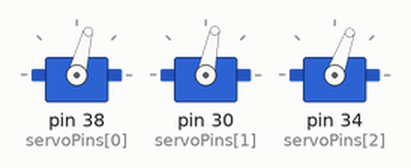
This sketch was run on a simulated Arduino Mega 2560, built with avr-gcc and run on an emulated ATmega2560. Shown: 3 × servo.

Above: at 0.05 s.
At 8.0 s:
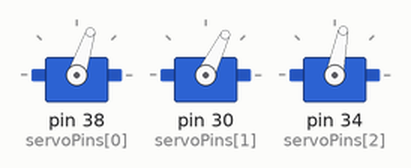
Timing chart, 0 to 10.4 s (numbered marks = the images above):
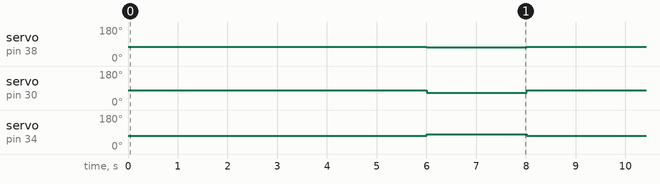

Measured:
- by itself, servo on pin 38 (servoPins[0]): alternates 75° for 6.0 s and 72° for 2.0 s
- by itself, servo on pin 30 (servoPins[1]): alternates 78° for 6.0 s and 64° for 2.0 s
- by itself, servo on pin 34 (servoPins[2]): alternates 79° for 2.0 s and 70° for 6.0 s

The sketch:

dance.ino
```cpp
/*
 * dance.ino
 *
 * Direct the delta-arm to move through a series of specified positions with a pause between.
 *
 * see https://www.robotshop.com/en/arduino-sensor-shield-shd012.html?gclid=Cj0KCQjwtOLVBRCZARIsADPLtJ08Ib3VOUE-uZ5oDILBzgPGTzQgLwduga0wNy5vcjuYhYkuAUX8p0AaAsy4EALw_wcB
 * also http://yourduino.com/sunshop//index.php?l=product_detail&p=195
 * for more info on the servo shield
*/

#include <Servo.h>

// uncomment the following line to enable debug print statements
// #define DEBUG

#include "DebugUtils.h"

// delta arm dimensions and leg locations (in degrees)
double thighLength = 24;    // length of the thigh segment in cm
double shinLength = 51.1;     // length of the shin segment in cm
double effectorLength = 7.5;  // distance from center of effector to pivot point of shin attachment, in cm
double baseLength = 9;      // distnace from center of base to pivot point of thigh attachment, in cm
double gripperLength = 17;   // distance from center of effector to the "gripping point"
// angles for servos 1, 2, and 3, respectively
double phi[] = {270, 150, 30}; // rotational location of each leg, in degrees.

// servo pins on arduino
Servo myServos[3];
// arduino mega digital pins for servos 1, 2, and 3, respectively
int servoPins[] = {38, 30, 34};

// this array will hold the required angles for the three servos that control the arm
int servoAngle[] = {0, 0, 0};
int servoBias[] = {-15, -12, -20};


void setup() {
#ifdef DEBUG
  // start serial port at 9600 bps:
  Serial.begin(9600);
  while (!Serial) {
    ; // wait for serial port to connect. Needed for native USB port only
  }
#endif
  // convert phi to radians, simplifying the math later on
  for (int i = 0; i < 3; i++) {
    phi[i] = convertToRadians(phi[i]);
  }
  // set up the servo motors
  for (int i = 0; i < 3; i++) {
    myServos[i].attach(servoPins[i]);
  }
}

void loop() {
  bool valid = true;  // is the target location bogus?

  // locations to move the arm to, one after another
  // these will hold arrays of desired locations of the effector/gripper/hand;
  // note that "xPrime" is the distance to the right
  //           "zPrime" is the distance to the front
  //           "yPrime" is the distance down below the base (should be negative, but it doesn't really matter)
  double xPrime[] = {0, 0, 0, 10};
  double yPrime[] = { -61.285, -61.285, -61.285, -61.285};
  double zPrime[] = {0, 0, 0, 0};

  // loop through all of the required gripper positions, pausing between
  for (int j = 0; j < 4; j++) {
    valid = calculateServoAngles(xPrime[j], yPrime[j], zPrime[j]);


    // set the servos to the appropriate angles
    // keep this loop separate from the others to ensure all servos are set is rapid order
    // (keep the legs from going whacko!)
    if (valid) {
      for (int i = 0; i < 3; i++) {
        myServos[i].write(servoAngle[i]);
        DEBUG_PRINT(String(servoAngle[0]) + " " + String(servoAngle[1]) + " " + String(servoAngle[2]));
      }
      delay(2000);  // wait 2 seconds before moving to another position
    }
  }
}

double convertToRadians(double angle) {
  return angle / 180.*PI;
}

double convertToDegrees(double angle) {
  return angle / PI * 180. ;
}

/*
  Function calculateServoAngles
  Purpose: calculate required angles for 3 servos to position the gripper at the specified location (xPrime,yPrime,ZPrime)
  Arguments:
	double xPrime - gripper location to the right of the arm centerline
	double yPrime - gripper location down below the base (should be negative, but it doesn't really matter)
	double zPrime - gripper location to the front of the arm centerline
  Returns:
	boolean - True if all servo angles are valid, False otherwise
*/
double x, y, z, c, tempData, a, alpha, beta;
bool calculateServoAngles(double xPrime, double yPrime, double zPrime) {
  // calculate angle of each of three servos for the current gripper position
  for (int i = 0; i < 3; i++) {
    x = xPrime * cos(phi[i]) - zPrime * sin(phi[i]);
    // deal with possible sign confusion with yPrime and adjust for gripper length
    y = -abs(yPrime) + gripperLength;
    z = xPrime * sin(phi[i]) + zPrime * cos(phi[i]);
    tempData = x + effectorLength - baseLength;
    c = sqrt(tempData * tempData + y * y);
    // check for valid position data (no square roots of negative numbers)
    tempData = shinLength * shinLength - z * z;
    if (tempData < 0.0)
      return false;
    a = sqrt(tempData);
    // check for valid calculation of the angle "alpha"
    tempData = (-(a * a) + thighLength * thighLength + c * c) / (2 * thighLength * c);
    if (abs(tempData) > 1.0)
      return false;
    alpha = acos( tempData );
    beta = atan2(y, x + effectorLength - baseLength);

    servoAngle[i] = 90 + servoBias[i] + round(convertToDegrees(alpha - abs(beta))); // servo angles are in degrees, and are integers
    if (servoAngle[i]<0 or servoAngle[i]>180)
      return false;
  }
  return true;
}
```

DebugUtils.h
```cpp
/////////////////////////////////////////////////////////////////////////////////////
/// \file DebugUtils.h
/// \brief debug serial printing header file
/////////////////////////////////////////////////////////////////////////////////////

/*
DebugUtils.h - Simple debugging utilities.

Ideas taken from:
http://www.arduino.cc/cgi-bin/yabb2/YaBB.pl?num=1271517197

*/

#ifndef __DEBUGUTILS_H__
#define __DEBUGUTILS_H__

#ifdef DEBUG

#include <Arduino.h>

#define DEBUG_PRINT(str)    \
   Serial.print(millis());     \
   Serial.print(": ");    \
   Serial.print(__PRETTY_FUNCTION__); \
   Serial.print(' ');      \
   Serial.print(__FILE__);     \
   Serial.print(':');      \
   Serial.print(__LINE__);     \
   Serial.print(' ');      \
   Serial.println(str);
#else
#define DEBUG_PRINT(str)
#endif

#endif  // __DEBUGUTILS_H__
```
